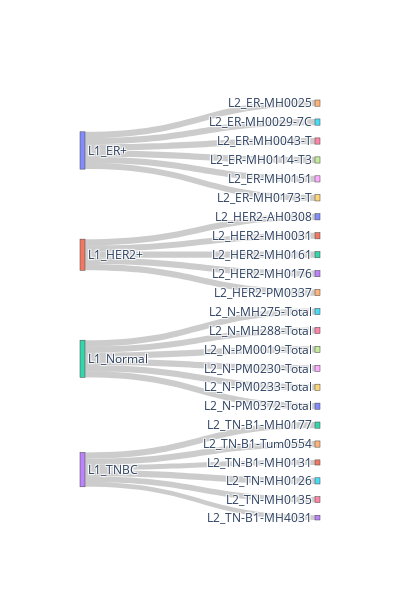

Notebook code cell kept with this figure:
### Code cell
lst = [adata.obs['condition'], adata.obs['sample']]
plot_sankey(lst, title=None, fs=12, WH=(400, 600), th=30, title_y=0.85 )

### Figure 1 — Plotly figure (JSON) as saved in the notebook; plotly's stock layout.template omitted (floating-point values rounded to 4 significant figures)
{"data": [{"link": {"source": [0, 0, 0, 0, 0, 0, 1, 1, 1, 1, 1, 2, 2, 2, 2, 2, 2, 3, 3, 3, 3, 3, 3], "target": [4, 5, 6, 7, 8, 9, 10, 11, 12, 13, 14, 15, 16, 17, 18, 19, 20, 21, 22, 23, 24, 25, 26], "value": [1500, 1500, 1500, 1500, 1494, 1500, 1500, 1500, 1500, 1500, 1500, 1500, 1500, 1500, 1485, 1492, 1488, 1237, 1500, 1150, 1499, 1499, 1398]}, "node": {"label": ["L1_ER+", "L1_HER2+", "L1_Normal", "L1_TNBC", "L2_ER-MH0025", "L2_ER-MH0029-7C", "L2_ER-MH0043-T", "L2_ER-MH0114-T3", "L2_ER-MH0151", "L2_ER-MH0173-T", "L2_HER2-AH0308", "L2_HER2-MH0031", "L2_HER2-MH0161", "L2_HER2-MH0176", "L2_HER2-PM0337", "L2_N-MH275-Total", "L2_N-MH288-Total", "L2_N-PM0019-Total", "L2_N-PM0230-Total", "L2_N-PM0233-Total", "L2_N-PM0372-Total", "L2_TN-B1-MH0131", "L2_TN-B1-MH0177", "L2_TN-B1-MH4031", "L2_TN-B1-Tum0554", "L2_TN-MH0126", "L2_TN-MH0135"], "pad": 50, "thickness": 5}, "type": "sankey"}], "layout": {"height": 600, "width": 400}}
